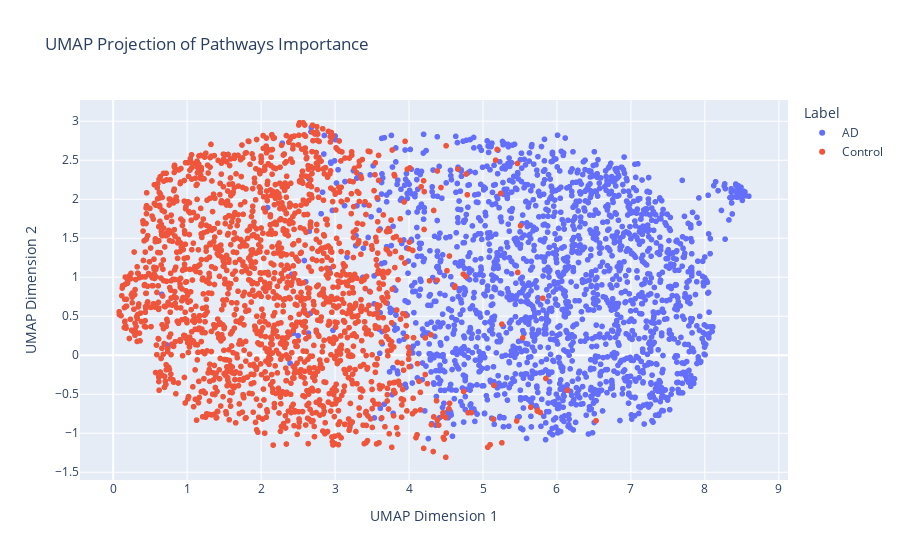

Notebook code cell kept with this figure:
### Code cell
import pandas as pd
import umap
import plotly.express as px
import numpy as np

# Example embeddings (let's assume these are your high-dimensional embeddings)
np.random.seed(42)
embeddings = combined_layer_0.values 
#labels = np.random.choice(['A', 'B', 'C'], size=100)  # Example labels
labels = labels
# Step 1: Reduce dimensionality using UMAP
reducer = umap.UMAP(n_neighbors=15, min_dist=0.1, n_components=2, random_state=42)
umap_embeddings = reducer.fit_transform(embeddings)

# Step 2: Create a DataFrame with the reduced dimensions and labels
df_umap = pd.DataFrame({
    'UMAP1': umap_embeddings[:, 0],
    'UMAP2': umap_embeddings[:, 1],
    'Label': labels
})

# Step 3: Plot using Plotly
fig = px.scatter(
    df_umap,
    x='UMAP1',
    y='UMAP2',
    color='Label',
    title='UMAP Projection of Pathways Importance',
    labels={'UMAP1': 'UMAP Dimension 1', 'UMAP2': 'UMAP Dimension 2'}
)

# Show plot
fig.show()

### Figure 1 — Plotly figure (JSON) as saved in the notebook; plotly's stock layout.template omitted (floating-point values rounded to 4 significant figures; data arrays with more than 128 entries replaced by an {"elided": "..."} marker saying what was removed)
{"data": [{"hovertemplate": "Label=AD<br>UMAP Dimension 1=%{x}<br>UMAP Dimension 2=%{y}<extra></extra>", "legendgroup": "AD", "marker": {"color": "#636efa", "symbol": "circle"}, "mode": "markers", "name": "AD", "showlegend": true, "type": "scattergl", "x": {"elided": "1914 float values"}, "xaxis": "x", "y": {"elided": "1914 float values"}, "yaxis": "y"}, {"hovertemplate": "Label=Control<br>UMAP Dimension 1=%{x}<br>UMAP Dimension 2=%{y}<extra></extra>", "legendgroup": "Control", "marker": {"color": "#EF553B", "symbol": "circle"}, "mode": "markers", "name": "Control", "showlegend": true, "type": "scattergl", "x": {"elided": "1793 float values"}, "xaxis": "x", "y": {"elided": "1793 float values"}, "yaxis": "y"}], "layout": {"autosize": true, "legend": {"title": {"text": "Label"}, "tracegroupgap": 0}, "title": {"text": "UMAP Projection of Pathways Importance"}, "xaxis": {"anchor": "y", "autorange": true, "domain": [0, 1], "range": [-0.4353, 9.11], "title": {"text": "UMAP Dimension 1"}, "type": "linear"}, "yaxis": {"anchor": "x", "autorange": true, "domain": [0, 1], "range": [-1.662, 3.334], "title": {"text": "UMAP Dimension 2"}, "type": "linear"}}}
